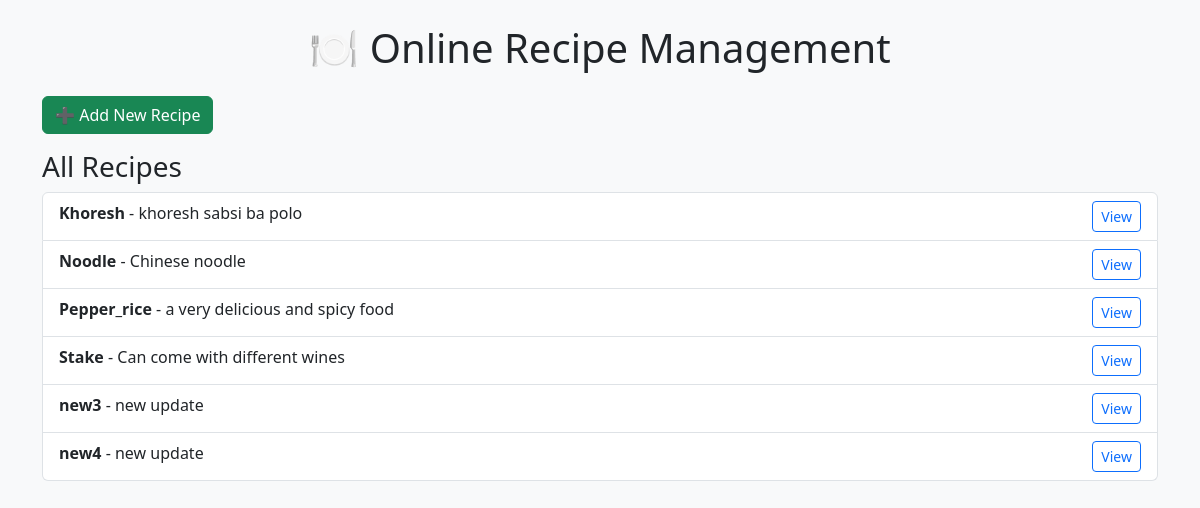
Before: /recipe-list/ with the older database file.
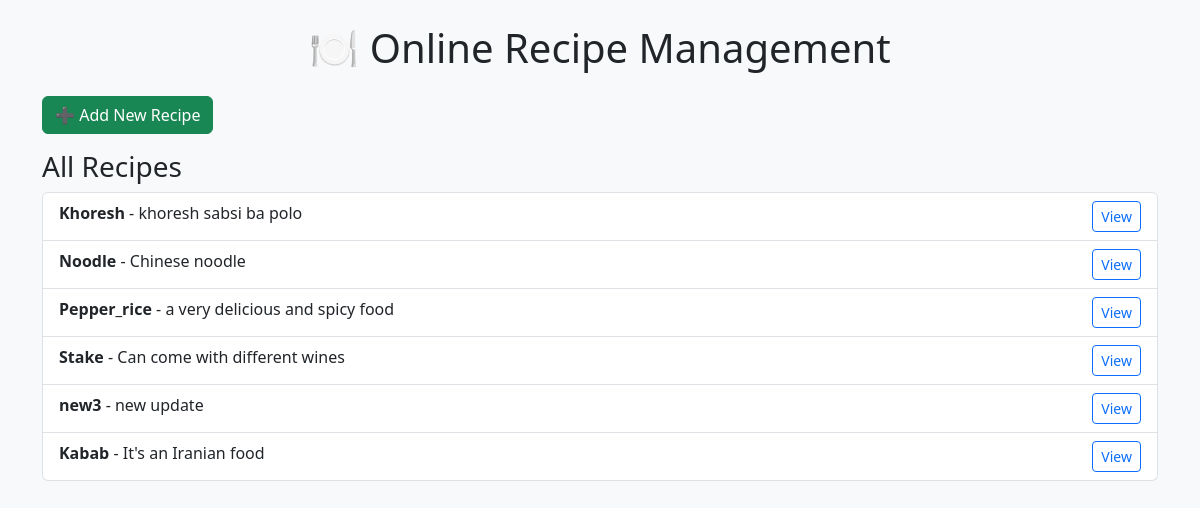
After: the same page with the newer database file.
### recipe/models.py (models this page shows, shortened)
class Recipe(models.Model):
    DIFFICULTY_CHOICES = [
        ('Easy', 'Easy'),
        ('Medium', 'Medium'),
        ('Hard', 'Hard'),
        ]
    title = models.CharField(max_length=50)
    description = models.TextField()
    instructions = models.TextField()
    preparation_time = models.CharField(max_length=50)
    cooking_time = models.CharField(max_length=50)
    difficulty_level = models.CharField(max_length=50, choices=DIFFICULTY_CHOICES)
    category = models.ManyToManyField('Category', related_name= 'recipe_category')
    ingredients = models.ManyToManyField('Ingredients', related_name= 'recipe_ingredients')

### recipe/views.py (the view)
# urls.py: path('recipe-list/', RecipeListView, name= 'recipe_list'),
def RecipeListView(request):
    recipes = Recipe.objects.all()
    return render(request, 'recipe_list.html', {'recipes': recipes})

### templates/recipe_list.html (shortened to what this page needs)
{% extends 'base.html' %}
{% block content %}
<a class="btn btn-success mb-3" href="{% url 'recipe_form' %}">➕ Add New Recipe</a>
<h3>All Recipes</h3>
<ul class="list-group">
    {% for recipe in recipes %}
        <li class="list-group-item d-flex justify-content-between">
            <div>
                <strong>{{ recipe.title }}</strong> - {{ recipe.description|truncatechars:80 }}
            </div>
            <a class="btn btn-sm btn-outline-primary" href="{% url 'recipe_details' recipe.pk %}">View</a>
        </li>
    {% empty %}
        <li class="list-group-item">No recipes found.</li>
    {% endfor %}
</ul>
{% endblock %}

Changed rows visible on the page:
removed Recipe: title "new4", description "new update"
added Recipe: title "Kabab", description "It's an Iranian food"
